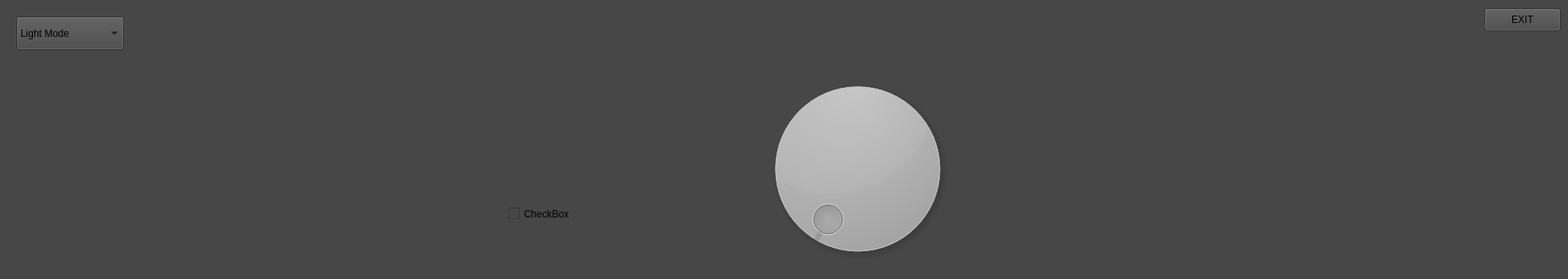
    <widget class="QWidget" name="Settings">
     <property name="styleSheet">
      <string notr="true">background-color: rgb(71, 71, 71);
</string>
     </property>
     <attribute name="title">
      <string>Settings</string>
     </attribute>
     <widget class="QPushButton" name="pushButton">
      <property name="geometry">
       <rect>
        <x>1810</x>
        <y>10</y>
        <width>93</width>
        <height>28</height>
       </rect>
      </property>
      <property name="text">
       <string>EXIT</string>
      </property>
     </widget>
     <widget class="QComboBox" name="comboBox">
      <property name="geometry">
       <rect>
        <x>20</x>
        <y>20</y>
        <width>131</width>
        <height>41</height>
       </rect>
      </property>
      <item>
       <property name="text">
        <string>Light Mode</string>
       </property>
      </item>
      <item>
       <property name="text">
        <string>Dark Mode</string>
       </property>
      </item>
     </widget>
     <widget class="QDial" name="dial">
      <property name="geometry">
       <rect>
        <x>920</x>
        <y>80</y>
        <width>251</width>
        <height>251</height>
       </rect>
      </property>
     </widget>
     <widget class="QCheckBox" name="checkBox">
      <property name="geometry">
       <rect>
        <x>620</x>
        <y>240</y>
        <width>161</width>
        <height>41</height>
       </rect>
      </property>
      <property name="text">
       <string>CheckBox</string>
      </property>
     </widget>
    </widget>
